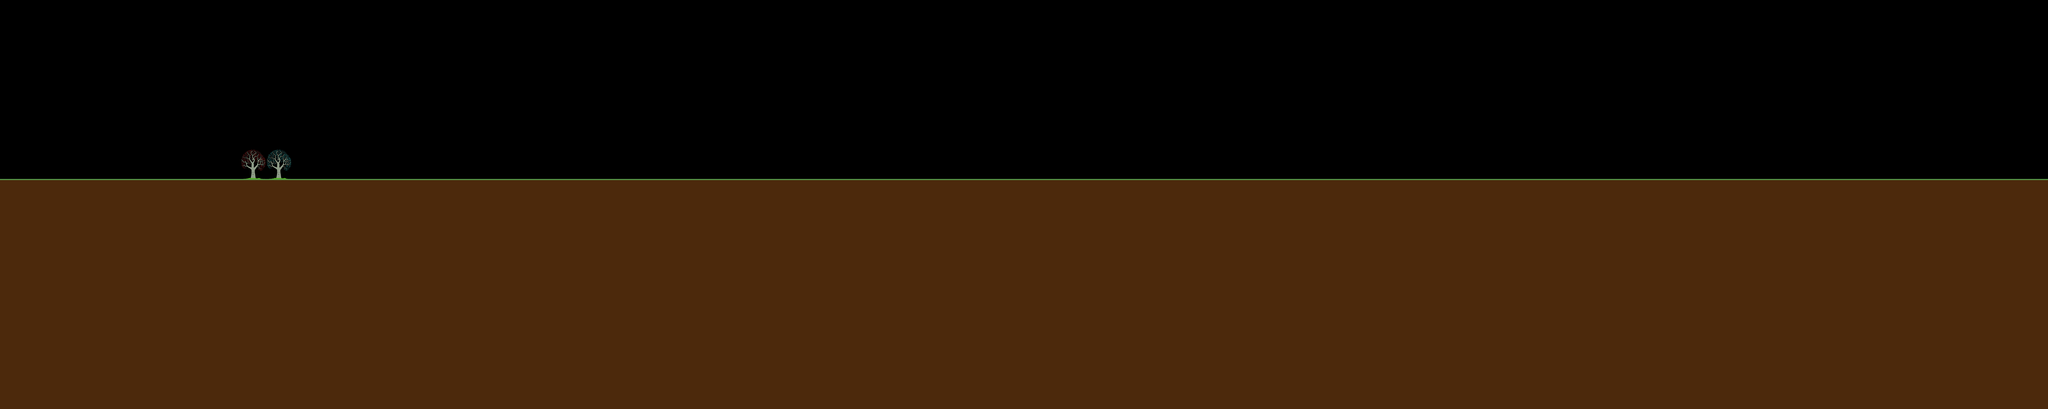

Tiled map render using the project's own tile images. Description and the map definition, with tile-layer contents summarised, below:
An orthogonal 400x80 tile map with 32x32 px tiles, 3 tile layers (Golgota_1, Odihna_1, main).

<map version="1.0" orientation="orthogonal" renderorder="right-down" width="400" height="80" tilewidth="32" tileheight="32" nextobjectid="1">
 <tileset firstgid="1" name="tileset" tilewidth="32" tileheight="32" tilecount="200" columns="20">
  <image source="../tileset.png" trans="ff00ff" width="640" height="320" />
  <tile id="21">
   <properties>
    <property name="bodyType" value="static" />
    <property name="physics:enabled" value="true" />
   </properties>
  </tile>
  <tile id="61">
   <properties>
    <property name="bodyType" value="static" />
    <property name="name" value="ground" />
    <property name="physics:enabled" value="true" />
   </properties>
  </tile>
 </tileset>
 <layer name="Golgota_1" width="400" height="80">
  <data>[32000 cells, 16000 non-empty, 1 distinct tile ids]</data>
 </layer>
 <layer name="Odihna_1" width="400" height="80">
  <data>[32000 cells, 6988 non-empty, 91 distinct tile ids]</data>
 </layer>
 <layer name="main" width="400" height="80">
  <data>[32000 cells, 4000 non-empty, 1 distinct tile ids]</data>
 </layer>
</map>
